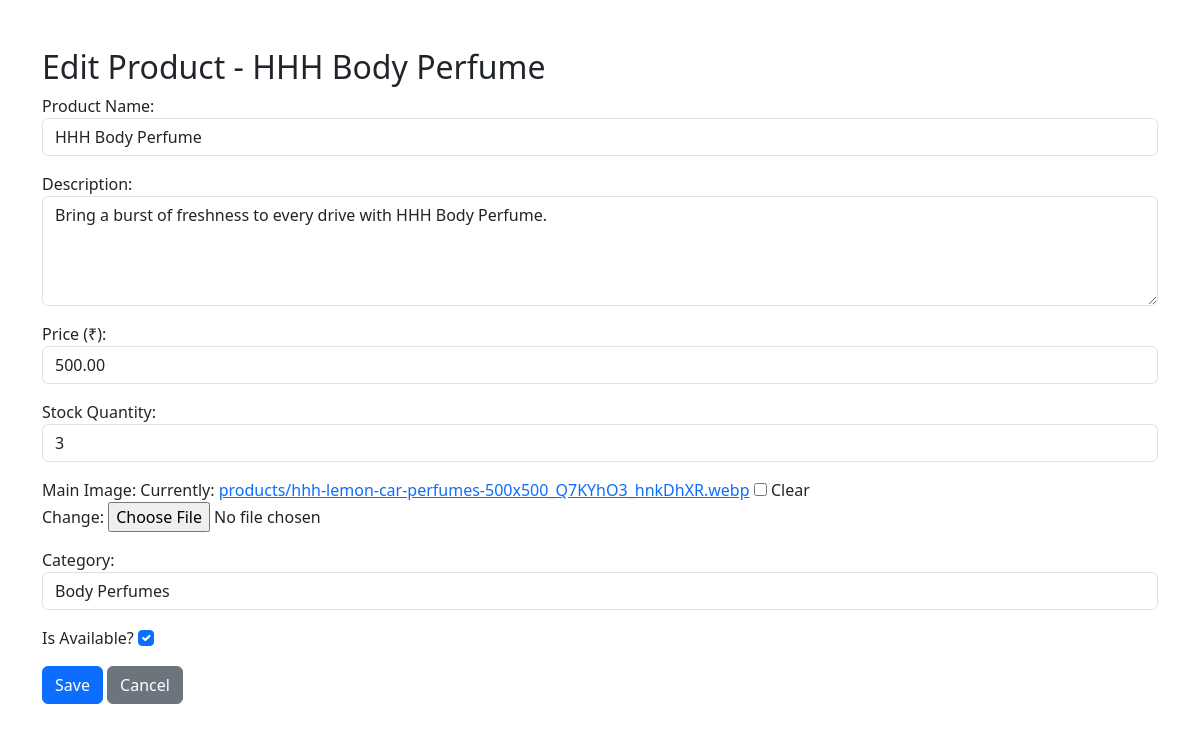
The app's page /product/4/edit/ with its own data.
### store/models.py (models this page shows, shortened)
class Product(models.Model):
    brand = models.CharField(max_length=100, blank=True, null=True)
    category = models.ForeignKey(Category, on_delete=models.CASCADE, related_name='products')
    name = models.CharField(max_length=100)
    description = models.TextField()
    price = models.DecimalField(max_digits=10, decimal_places=2)
    image = models.ImageField(upload_to='products/',null=True,blank=True)
    stock = models.PositiveIntegerField()
    available = models.BooleanField(default=True)

class Category(models.Model):
    name = models.CharField(max_length=100)
    slug = models.SlugField(unique=True, blank=True)
    def __str__(self):
        return self.name
    class Meta:
        verbose_name_plural = "Categories"

### store/views.py (the view)
# urls.py: path('product/<int:pk>/edit/', product_edit_view, name='product-edit'),
def product_edit_view(request, pk):
    product = get_object_or_404(Product, pk=pk)
    if request.method == 'POST':
        form = ProductForm(request.POST, request.FILES, instance=product)
        if form.is_valid():
            form.save()
            return redirect('product-dashboard-html')
    else:
        form = ProductForm(instance=product)
    return render(request, 'store/product_form.html', {'form': form, 'product': product})

### store/forms.py
class ProductForm(forms.ModelForm):
    class Meta:
        model = Product
        fields = ['name', 'description', 'price', 'stock', 'image', 'category', 'available']
        labels = {
            'name': 'Product Name',
            'description': 'Description',
            'price': 'Price (₹)',
            'stock': 'Stock Quantity',
            'image': 'Main Image',
            'category': 'Category',
            'available': 'Is Available?',
        }
        widgets = {
            'name': forms.TextInput(attrs={'class': 'form-control'}),
            'description': forms.Textarea(attrs={'class': 'form-control', 'rows': 4}),
            'price': forms.NumberInput(attrs={'class': 'form-control'}),
            'stock': forms.NumberInput(attrs={'class': 'form-control'}),
            'image': forms.ClearableFileInput(attrs={'class': 'form-control-file'}),
            'category': forms.Select(attrs={'class': 'form-control'}),
            'available': forms.CheckboxInput(attrs={'class': 'form-check-input'}),
        }

### store/templates/store/product_form.html (shortened to what this page needs)
<!DOCTYPE html>
<html lang="en">
<head>
  <link href="https://cdn.jsdelivr.net/npm/bootstrap@5.3.0/dist/css/bootstrap.min.css" rel="stylesheet" />
</head>
<body>
  <div class="container mt-5">
    <h2>Edit Product - {{ product.name }}</h2>
    <form method="post" enctype="multipart/form-data">
      {{ form.as_p }}
      <button type="submit" class="btn btn-primary">Save</button>
      <a href="{% url 'product-dashboard-html' %}" class="btn btn-secondary">Cancel</a>
    </form>
  </div>
</body>
</html>

### records on screen
Product: name "HHH Body Perfume", description "Bring a burst of freshness to every drive with HHH Body Perfume.", price "500.00", stock "3", category "Body Perfumes", available "☑"
